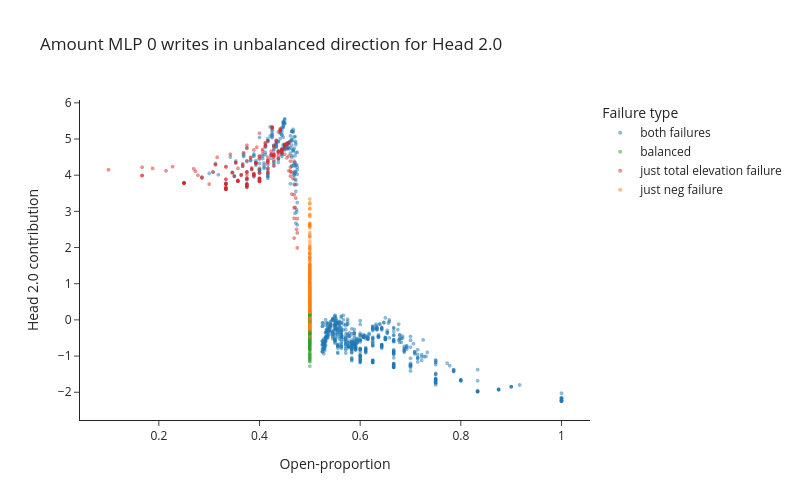

Write notebook code for a chart like this one.
### Markdown cell above
In order to get a better look at what `mlp0` and `mlp1` are doing more thoroughly, we can look at their output as a function of the overall open-proportion.

### Code cell
plotly_utils.mlp_attribution_scatter(out_by_component_in_pre_20_unbalanced_dir, data, failure_types_dict)

### Figure 1 — Plotly figure (JSON) as saved in the notebook; plotly's stock layout.template omitted (floating-point values rounded to 4 significant figures; data arrays with more than 128 entries replaced by an {"elided": "..."} marker saying what was removed)
{"data": [{"hovertemplate": "color=both failures<br>Open-proportion=%{x}<br>Head 2.0 contribution=%{y}<extra></extra>", "legendgroup": "both failures", "marker": {"color": "#1F77B4", "size": 4, "symbol": "circle"}, "mode": "markers", "name": "both failures", "opacity": 0.5, "showlegend": true, "type": "scattergl", "x": {"elided": "913 float values"}, "xaxis": "x", "y": {"elided": "913 float values"}, "yaxis": "y"}, {"hovertemplate": "color=balanced<br>Open-proportion=%{x}<br>Head 2.0 contribution=%{y}<extra></extra>", "legendgroup": "balanced", "marker": {"color": "#2CA02C", "size": 4, "symbol": "circle"}, "mode": "markers", "name": "balanced", "opacity": 0.5, "showlegend": true, "type": "scattergl", "x": {"elided": "2284 float values"}, "xaxis": "x", "y": {"elided": "2284 float values"}, "yaxis": "y"}, {"hovertemplate": "color=just total elevation failure<br>Open-proportion=%{x}<br>Head 2.0 contribution=%{y}<extra></extra>", "legendgroup": "just total elevation failure", "marker": {"color": "#D62728", "size": 4, "symbol": "circle"}, "mode": "markers", "name": "just total elevation failure", "opacity": 0.5, "showlegend": true, "type": "scattergl", "x": {"elided": "195 float values"}, "xaxis": "x", "y": {"elided": "195 float values"}, "yaxis": "y"}, {"hovertemplate": "color=just neg failure<br>Open-proportion=%{x}<br>Head 2.0 contribution=%{y}<extra></extra>", "legendgroup": "just neg failure", "marker": {"color": "#FF7F0E", "size": 4, "symbol": "circle"}, "mode": "markers", "name": "just neg failure", "opacity": 0.5, "showlegend": true, "type": "scattergl", "x": {"elided": "212 float values"}, "xaxis": "x", "y": {"elided": "212 float values"}, "yaxis": "y"}], "layout": {"height": 500, "legend": {"title": {"text": "Failure type"}, "tracegroupgap": 0}, "title": {"text": "Amount MLP 0 writes in unbalanced direction for Head 2.0"}, "width": 800, "xaxis": {"anchor": "y", "domain": [0.0, 1.0], "title": {"text": "Open-proportion"}}, "yaxis": {"anchor": "x", "domain": [0.0, 1.0], "title": {"text": "Head 2.0 contribution"}}}}
